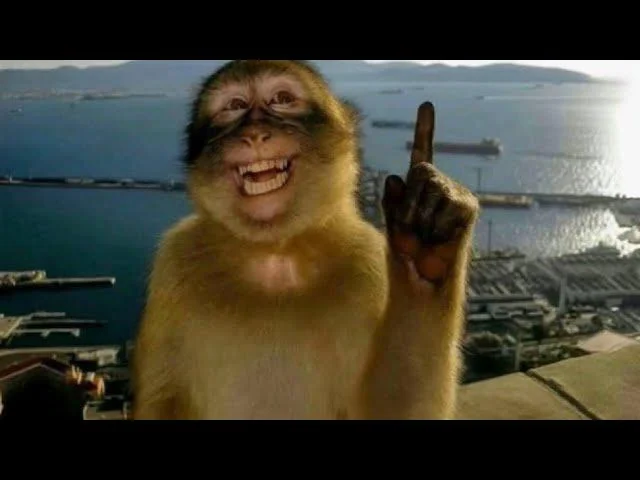
#> input picture Assignment_2_Edge_Detection/Part2_Frequency_Domain_Filters/image1/image.png, 640 x 480 px
$ jupyter execute Assignment2-part2.ipynb
#> lines starting #> are read from the running program, lines starting #| are printed output that depends on the picture; after the words box and inside, x2 and y2 are one past the last pixel; in counts of white or black regions, pixels touching at a corner belong together
#> further down, img is the input picture: shape (480, 640, 4) float32; mean R, G, B, A 0.266, 0.256, 0.205, 1
## PART 1

[cell 1]
import numpy as np
import matplotlib.pyplot as plt
import matplotlib.image as mpimg

def high_pass_fft(img, cutoff):
#> called with cutoff = 0.12
    img = np.asarray(img, dtype=float)

    img = img[..., :3].mean(axis=2)
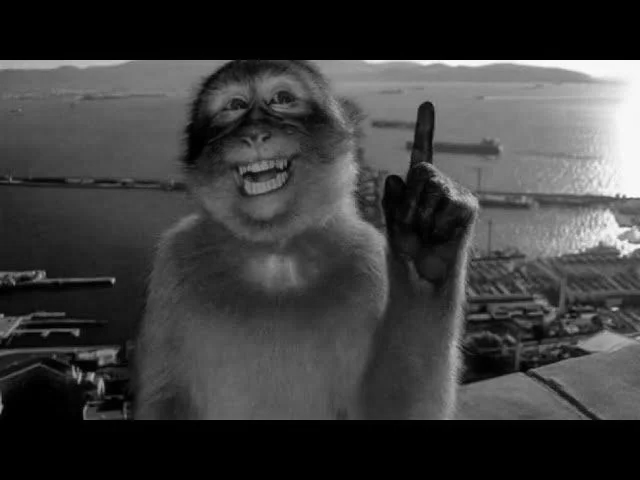
#> img: shape (480, 640) float64; min 0, max 0.997, mean 0.242

    # Normalize for stable numbers
    img_norm = (img - img.min()) / (img.max() - img.min())

    h, w = img_norm.shape
#> h = 480; w = 640

    # FFT + shift
    F = np.fft.fft2(img_norm)
    Fshift = np.fft.fftshift(F)

    # Magnitude spectrum for visualization
    magnitude_spectrum = np.log(1 + np.abs(Fshift))
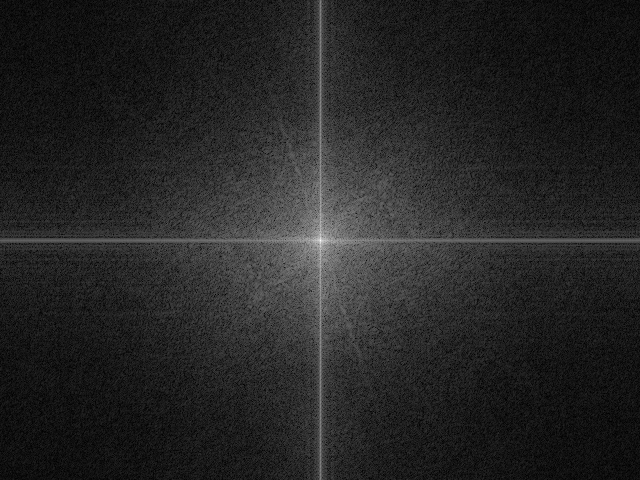
#> magnitude_spectrum: shape (480, 640) float64; min 0.00254, max 11.22, mean 1.66; drawn with min black and max white

    cy, cx = h // 2, w // 2
#> cy = 240; cx = 320
    Y, X = np.ogrid[:h, :w]
#> Y = 480 values from 0 to 479
    dist = np.sqrt((Y - cy)**2 + (X - cx)**2)

    radius = cutoff * min(h, w) / 2.0 if 0 < cutoff <= 1 else float(cutoff)
#> radius = 28.8
    mask = (dist >= radius).astype(float)

    Fshift_filtered = Fshift * mask

    # Inverse FFT
    F_ishift = np.fft.ifftshift(Fshift_filtered)
    filtered = np.fft.ifft2(F_ishift)
    filtered = np.real(filtered)
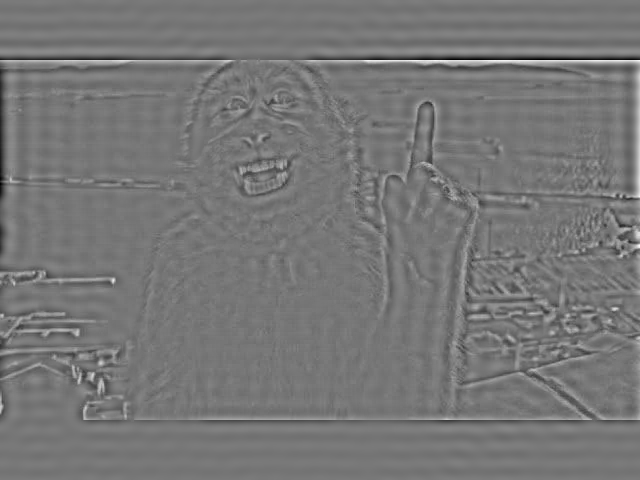
#> filtered: shape (480, 640) float64; min -0.464, max 0.53, mean -1.85e-19; drawn with min black and max white

    # Normalize output
    filtered -= filtered.min()
    filtered /= filtered.max() if filtered.max() != 0 else 1

    return filtered, mask, magnitude_spectrum


img = mpimg.imread("image.png")

cutoff = 0.12
filtered, mask, magnitude = high_pass_fft(img, cutoff)
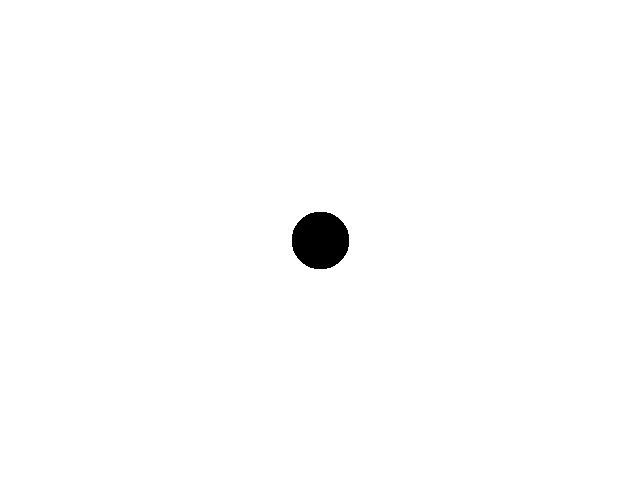
#> mask: shape (480, 640) float64; values 0 (black) and 1 (white), 99.2% white; 1 black region, box (x1, y1, x2, y2) and area: (292, 212, 349, 269) 2601

plt.imsave("original.png", img, cmap='gray')
plt.imsave("frequency_magnitude.png", magnitude, cmap='gray')
plt.imsave("highpass_mask.png", mask, cmap='gray')
plt.imsave("filtered.png", filtered, cmap='gray')


fig = plt.figure(figsize=(16,4))

plt.subplot(1,4,1)
plt.imshow(img, cmap='gray')
plt.title("Original")
plt.axis("off")

plt.subplot(1,4,2)
plt.imshow(magnitude, cmap='gray')
plt.title("Frequency Magnitude (log)")
plt.axis("off")

plt.subplot(1,4,3)
plt.imshow(mask, cmap='gray')
plt.title("High-Pass Mask")
plt.axis("off")

plt.subplot(1,4,4)
plt.imshow(filtered, cmap='gray')
plt.title("Filtered")
plt.axis("off")

fig.tight_layout()
fig.savefig("combined_plot.png", dpi=300)

plt.show()

## Part 1 — High-Pass Filtering via FFT

In this part, we implement a high-pass filtering pipeline in the frequency domain.

1. **Normalize the image**
   - FFT calculations work best when values are in a consistent range (0–1).

2. **Compute the 2D discrete Fourier transform**
   - We use `np.fft.fft2` to obtain the frequency spectrum.
   - The zero-frequency component is moved to the center using `fftshift`, which makes analysis easier.

3. **Construct a radial high-pass mask**
   - Low frequencies lie near the center of the spectrum.
   - By defining a cutoff radius, we keep only high-frequency components (edges).

4. **Apply the mask in frequency space**
   - This removes low-frequency information (smooth intensity variations).

5. **Perform the inverse FFT**
   - After masking, we transform the filtered spectrum back to the spatial domain.
   - The result highlights edges and fine details.

### What We Observe
- The **magnitude spectrum** shows strong energy in the center (low frequencies dominate).
- The **filtered image** emphasizes sharp transitions, acting like an edge detector.

## PART 2

[cell 2]
img = mpimg.imread("image.png")

# Safety Check
if img.ndim == 3:
    img_gray = img[..., :3].mean(axis=2)
else:
    img_gray = img

cutoff_values = [0.05, 0.12, 0.25]   # Small, Medium, Large
results = []

for cutoff in cutoff_values:

    filtered, mask, _ = high_pass_fft(img, cutoff)
    results.append((cutoff, filtered, mask))
    plt.imsave(f"filtered_cutoff_{cutoff}.png", filtered, cmap='gray')
#> this loop made 3 passes
#> pass 1, in high_pass_fft (call 2), `filtered = np.real(filtered)`:
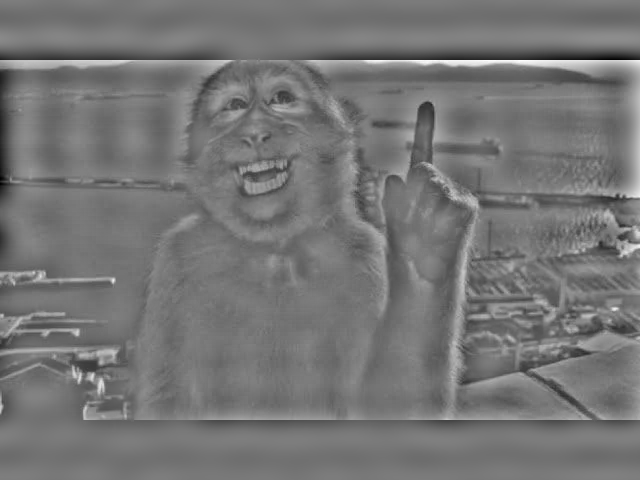
#> filtered: shape (480, 640) float64; min -0.523, max 0.611, mean 3.7e-19; drawn with min black and max white
#> pass 1, `filtered, mask, _ = high_pass_fft(img, cutoff)`:
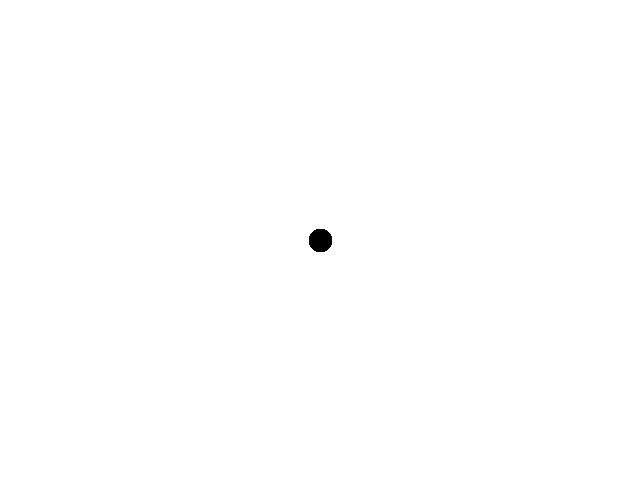
#> mask: shape (480, 640) float64; values 0 (black) and 1 (white), 99.9% white; 1 black region, box (x1, y1, x2, y2) and area: (309, 229, 332, 252) 437
#> after the loop, results = 3 items

# Visualization
fig = plt.figure(figsize=(12, 8))

for idx, (cutoff, filtered, mask) in enumerate(results):

    plt.subplot(2, len(results), idx + 1)
    plt.imshow(filtered, cmap='gray')
    plt.title(f"Filtered (r={cutoff})")
    plt.axis("off")

    plt.subplot(2, len(results), idx + 1 + len(results))
    plt.imshow(mask, cmap='gray')
    plt.title(f"Mask (r={cutoff})")
    plt.axis("off")
#> this loop made 3 passes
#> cutoff on passes 1 to 3: 0.05, 0.12, 0.25

plt.tight_layout()
plt.savefig("comparison_multiple_cutoffs.png", dpi=300)
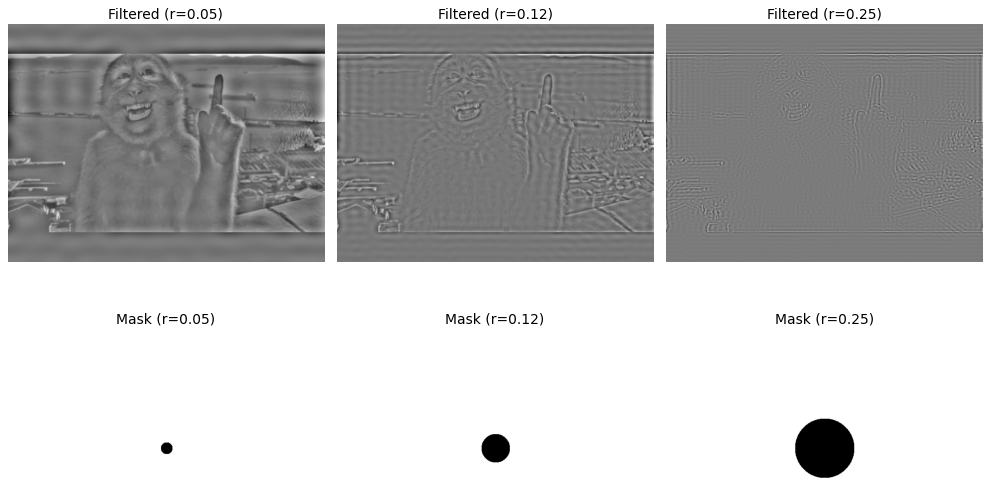
#> figure drawn by matplotlib, 6 panels
plt.show()

## Part 2 — Effect of Different Cutoff Radii

In this part, we apply the high-pass filter with three different cutoff values:

- **0.05** (small radius)
- **0.12** (medium radius)
- **0.25** (large radius)

The cutoff radius determines how much of the low-frequency content is removed.
A small radius removes only the very center of the spectrum, while a large radius blocks a much larger region.

- Too small → edges are weak
- Too large → image becomes noisy
- Mid-range → best balance

#### **Cutoff = 0.05**
- Only the very lowest frequencies are removed.
- The filtered image looks soft.
- Edge response is weak but clean (little noise).

#### **Cutoff = 0.12**
- More low-frequency energy removed.
- Edges become clearer and sharper.

#### **Cutoff = 0.25**
- A large portion of the spectrum is suppressed.
- Only very high frequencies remain.
- Edges are extremely sharp but the image becomes noisy.

## PART 3

[cell 3]
import numpy as np
import matplotlib.pyplot as plt
import matplotlib.image as mpimg

def high_pass_fft_with_spectrum(img, cutoff):
#> called with cutoff = 0.12
    img = np.asarray(img, dtype=float)

    img = img[..., :3].mean(axis=2)

    img_norm = (img - img.min()) / (img.max() - img.min())

    h, w = img_norm.shape
#> h = 480; w = 640

    # FFT + shift
    F = np.fft.fft2(img_norm)
    Fshift = np.fft.fftshift(F)

    # Magnitude BEFORE filtering
    spectrum_before = np.log(1 + np.abs(Fshift))

    # HPF mask
    cy, cx = h // 2, w // 2
#> cy = 240; cx = 320
    Y, X = np.ogrid[:h, :w]
#> Y = 480 values from 0 to 479
    dist = np.sqrt((Y - cy)**2 + (X - cx)**2)
    radius = cutoff * min(h, w) / 2.0
    mask = (dist >= radius).astype(float)

    # Apply mask
    Fshift_filtered = Fshift * mask

    # Magnitude AFTER filtering
    spectrum_after = np.log(1 + np.abs(Fshift_filtered))
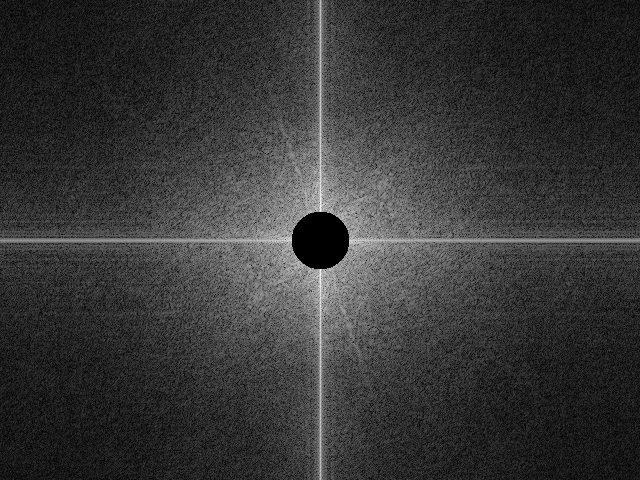
#> spectrum_after: shape (480, 640) float64; min 0, max 7.43, mean 1.61; drawn with min black and max white

    # Inverse FFT
    F_ishift = np.fft.ifftshift(Fshift_filtered)
    filtered = np.real(np.fft.ifft2(F_ishift))

    # Normalize
    filtered -= filtered.min()
    filtered /= filtered.max() if filtered.max() != 0 else 1

    return filtered, mask, spectrum_before, spectrum_after


img = mpimg.imread("image.png")

# Set cutoff radius
cutoff = 0.12

# Apply HPF and get spectra
filtered, mask, spectrum_before, spectrum_after = high_pass_fft_with_spectrum(img, cutoff)

plt.imsave("spectrum_before.png", spectrum_before, cmap='gray')
plt.imsave("spectrum_after.png", spectrum_after, cmap='gray')
plt.imsave("hpf_mask.png", mask, cmap='gray')
plt.imsave("filtered_hpf.png", filtered, cmap='gray')

fig = plt.figure(figsize=(16,4))

plt.subplot(1,4,1)
plt.imshow(spectrum_before, cmap='gray')
plt.title("Spectrum (Before HPF)")
plt.axis("off")

plt.subplot(1,4,2)
plt.imshow(mask, cmap='gray')
plt.title("High-Pass Mask")
plt.axis("off")

plt.subplot(1,4,3)
plt.imshow(spectrum_after, cmap='gray')
plt.title("Spectrum (After HPF)")
plt.axis("off")

plt.subplot(1,4,4)
plt.imshow(filtered, cmap='gray')
plt.title("Filtered Image")
plt.axis("off")

fig.tight_layout()
fig.savefig("frequency_analysis.png", dpi=300)

plt.show()

## Part 3 — Frequency Spectrum Visualization

### Steps Performed
1. Compute the centered Fourier transform of the original image.
2. Take the log-magnitude spectrum for visualization.
3. Apply the high-pass mask.
4. Compute the log-magnitude spectrum again, this time of the filtered frequency data.

### Visualize the Spectrum
The Fourier magnitude plot reveals:
- Where the energy of the image is concentrated.
- How much information the filter removes.
- How high-pass filtering redistributes frequency content.

### Observations
#### **Spectrum Before Filtering**
- Very bright center (low frequencies dominate).
- Outer regions are darker (high frequencies have less energy).

#### **High-Pass Mask**
- A dark circular region blocks the low frequencies.
- White outer regions indicate passing high-frequency components.

#### **Spectrum After Filtering**
- The center becomes dark (removed frequencies).
- Only the outer high-frequency ring remains.

#### **Filtered Image**
- Contains mostly edges and fine details since low frequencies were suppressed.

## bonus part

[cell 4]
import numpy as np
import matplotlib.image as mpimg

def binarize(img, fixed_threshold=0.2):
#> called with fixed_threshold = 0.25
    img = img.astype(float)

    if img.ndim == 3:
        img = img[..., :3].mean(axis=2)
#> img: shape (480, 640) float64

    # Normalize 0-1
    mn, mx = img.min(), img.max()
#> mn = 0; mx = 1
    if mx > mn:
        img = (img - mn) / (mx - mn)
    else:
        return np.zeros_like(img, dtype=bool)


    return img >= fixed_threshold
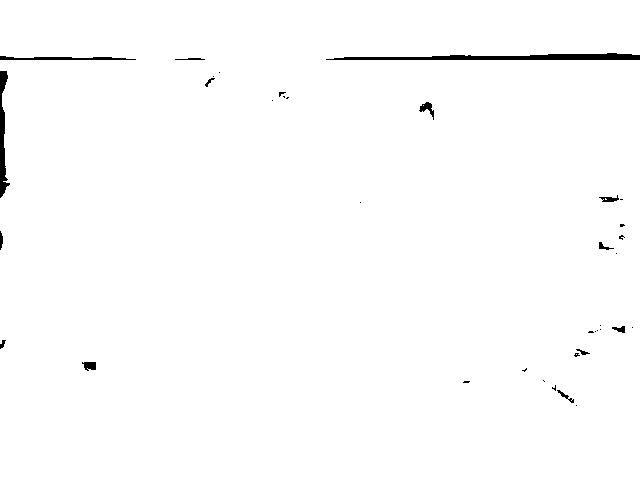
#> returned value: shape (480, 640) bool; 99% white; 37 black regions (23 under 20 px), largest, box (x1, y1, x2, y2) and area: (326, 53, 640, 60) 1346, (0, 71, 10, 198) 616, (0, 56, 136, 60) 339

def edge_density(img):
    edges = binarize(img, fixed_threshold=0.25)
    return edges.mean()

files = {
    "FFT r=0.05": "filtered_cutoff_0.05.png",
    "FFT r=0.12": "filtered_cutoff_0.12.png",
    "FFT r=0.25": "filtered_cutoff_0.25.png",
}

print("\n=== Edge Density (FFT High-Pass Filters) ===\n")
print(f"{'Filter':15} | {'Edge Density'}")
print("-" * 35)

for name, fname in files.items():
    try:
        img = mpimg.imread(fname)
        density = edge_density(img)
#> density = 0.99
        print(f"{name:15} | {density:.4f}")
#| FFT r=0.05      | 0.9901
    except FileNotFoundError:
        print(f"{name:15} | FILE NOT FOUND (Run Part 2 first)")
